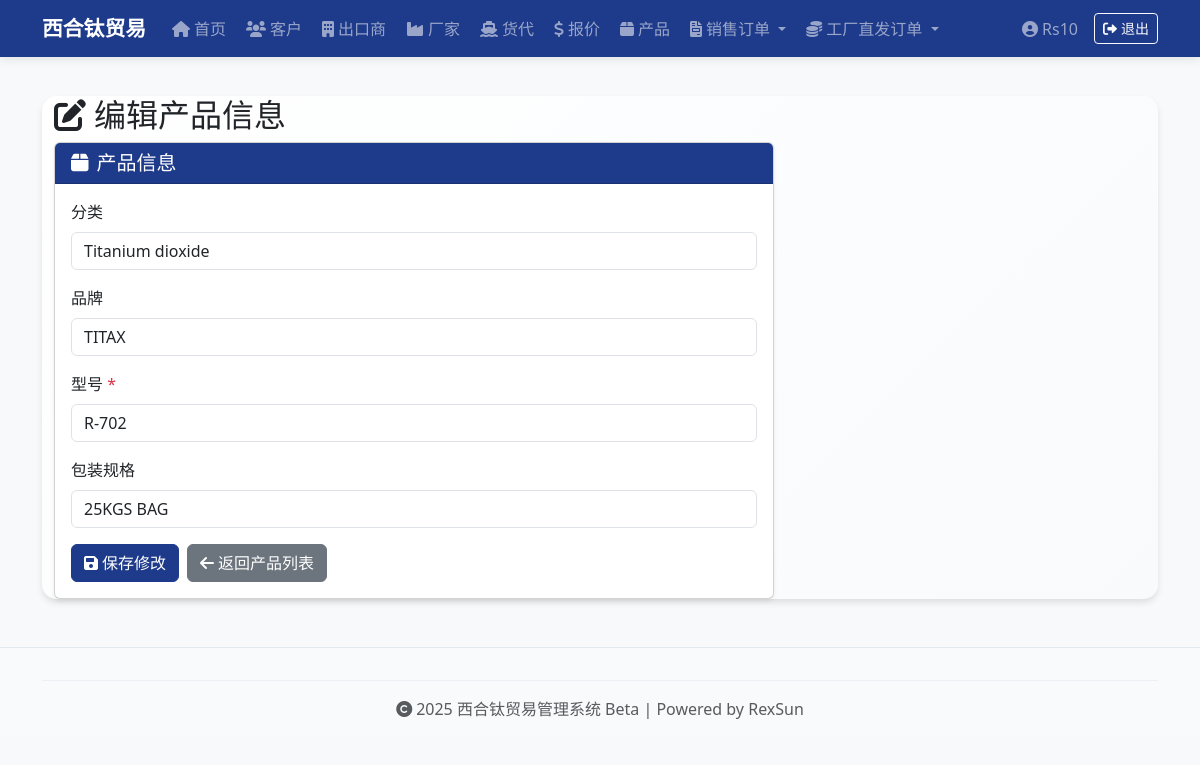
The page /edit-product/1 (signed in) on the database its author committed.
### app.py (models this page shows, shortened)
class User(UserMixin, db.Model):
    id = db.Column(db.Integer, primary_key=True)
    username = db.Column(db.String(50), unique=True, nullable=False)
    password_hash = db.Column(db.String(128), nullable=False)
    role = db.Column(db.String(20), default='admin')

class Product(db.Model):
    id = db.Column(db.Integer, primary_key=True)
    code = db.Column(db.String(10), unique=True)
    category = db.Column(db.String(100), nullable=False, default="Titanium dioxide")
    brand = db.Column(db.String(100))  # 可空，如 "TITAX" 或空
    model = db.Column(db.String(100), nullable=False)  # 型号，如 R-504
    packaging = db.Column(db.String(100))  # 包装规格，如 25KG/包

### app.py (the view, shortened to what this page needs)
@app.route('/edit-product/<int:product_id>', methods=['GET', 'POST'])
@login_required
def edit_product(product_id):
    product = Product.query.get_or_404(product_id)
    return render_template('edit_product.html', product=product)

### app.py (called while the page is built)
@login_manager.user_loader
def load_user(user_id):
    return User.query.get(int(user_id))

@app.before_request
def create_admin_users():
    if not hasattr(app, '_admin_created'):
        db.create_all()
        users = [
            ('Rs10', 'Rs10!)xht'),
            ('Bw18', 'Bw18!*xht'),
            ('Dd16', 'Dd16!^xht'),
        ]
        for username, pwd in users:
            if not User.query.filter_by(username=username).first():
                user = User(username=username)
                user.set_password(pwd)
                db.session.add(user)
        db.session.commit()
        app._admin_created = True

### templates/edit_product.html (shortened to what this page needs)
{% extends 'base.html' %}
{% block content %}
<div class="container mt-4">
  <div class="row">
    <div class="col-md-8">
      <h2><i class="fas fa-edit me-2"></i>编辑产品信息</h2>
    </div>
  </div>
  <div class="row">
    <div class="col-md-8">
      <div class="card shadow-sm">
        <div class="card-header bg-navy text-white">
          <h5 class="mb-0"><i class="fas fa-box me-2"></i>产品信息</h5>
        </div>
        <div class="card-body">
          <form method="post">
            <div class="mb-3">
              <label for="category" class="form-label">分类</label>
              <input type="text" class="form-control" id="category" name="category" value="{{ product.category or 'Titanium dioxide' }}">
            </div>
            <div class="mb-3">
              <label for="brand" class="form-label">品牌</label>
              <input type="text" class="form-control" id="brand" name="brand" value="{{ product.brand or '' }}">
            </div>
            <div class="mb-3">
              <label for="model" class="form-label">型号 <span class="text-danger">*</span></label>
              <input type="text" class="form-control" id="model" name="model" value="{{ product.model }}" required>
            </div>
            <div class="mb-3">
              <label for="packaging" class="form-label">包装规格</label>
              <input type="text" class="form-control" id="packaging" name="packaging" value="{{ product.packaging or '' }}">
            </div>
            <div class="d-flex gap-2">
              <button type="submit" class="btn btn-navy">
                <i class="fas fa-save me-1"></i>保存修改
              </button>
              <a href="{{ url_for('products') }}" class="btn btn-secondary">
                <i class="fas fa-arrow-left me-1"></i>返回产品列表
              </a>
            </div>
          </form>
        </div>
      </div>
    </div>
  </div>
</div>
{% endblock %}

### templates/base.html (shortened to what this page needs)
<!DOCTYPE html>
<html lang="zh-CN">
<head>
  <link href="https://cdn.jsdelivr.net/npm/bootstrap@5.3.0/dist/css/bootstrap.min.css" rel="stylesheet">
  <link href="https://cdnjs.cloudflare.com/ajax/libs/font-awesome/6.0.0/css/all.min.css" rel="stylesheet">
  <link href="{{ url_for('static', filename='style.css') }}" rel="stylesheet">
</head>
<body>
  {% if not (request.endpoint == 'login' or request.endpoint == 'static') %}
  <nav class="navbar navbar-expand-lg navbar-dark bg-navy fixed-top">
    <div class="container">
      <a class="navbar-brand fw-bold" href="/">
        西合钛贸易
      </a>
      <div class="collapse navbar-collapse" id="navbarNav">
        <ul class="navbar-nav me-auto mb-2 mb-lg-0">
          <li class="nav-item">
            <a class="nav-link" href="/">
              <i class="fas fa-home me-1"></i>首页
            </a>
          </li>
          <li class="nav-item">
            <a class="nav-link" href="/customers">
              <i class="fas fa-users me-1"></i>客户
            </a>
          </li>
          <li class="nav-item">
            <a class="nav-link" href="/exporters">
              <i class="fas fa-building me-1"></i>出口商
            </a>
          </li>
          <li class="nav-item">
            <a class="nav-link" href="/factories">
              <i class="fas fa-industry me-1"></i>厂家
            </a>
          </li>
          <li class="nav-item">
            <a class="nav-link" href="/freight-forwarders">
              <i class="fas fa-ship me-1"></i>货代
            </a>
          </li>
          <li class="nav-item">
            <a class="nav-link" href="/freight-quotes">
              <i class="fas fa-dollar-sign me-1"></i>报价
            </a>
          </li>
          <li class="nav-item">
            <a class="nav-link" href="/products">
              <i class="fas fa-box me-1"></i>产品
            </a>
          </li>
          <li class="nav-item dropdown">
            <a class="nav-link dropdown-toggle" href="#" id="salesOrderDropdown" role="button" data-bs-toggle="dropdown" aria-expanded="false">
              <i class="fas fa-file-invoice me-1"></i>销售订单
            </a>
          </li>
          <li class="nav-item dropdown">
            <a class="nav-link dropdown-toggle" href="#" id="commissionOrderDropdown" role="button" data-bs-toggle="dropdown" aria-expanded="false">
              <i class="fas fa-coins me-1"></i>工厂直发订单
            </a>
          </li>
        </ul>
        {% if current_user.is_authenticated %}
        <ul class="navbar-nav ms-auto">
          <li class="nav-item d-flex align-items-center">
            <span class="navbar-text me-3">
              <i class="fas fa-user-circle me-1"></i>{{ current_user.username }}
            </span>
          </li>
          <li class="nav-item d-flex align-items-center">
            <a class="btn btn-outline-light btn-sm" href="{{ url_for('logout') }}">
              <i class="fas fa-sign-out-alt me-1"></i>退出
            </a>
          </li>
        </ul>
        {% endif %}
      </div>
    </div>
  </nav>
  {% endif %}
  <div class="container mt-5 pt-4">
    <div class="content-card">
      {% block content %}
      {% endblock %}
    </div>
  </div>
  <footer class="footer text-center text-muted py-3 mt-5">
    <div class="container">
      <hr class="my-3">
      <p class="mb-0">
        <i class="fas fa-copyright me-1"></i>2025 西合钛贸易管理系统 Beta | Powered by RexSun
      </p>
    </div>
  </footer>
</body>
</html>

### static/style.css (style rules this page uses)
body { font-family: 'Segoe UI', Arial, sans-serif; background-color: #f8f9fa; }
.navbar { box-shadow: 0 2px 10px rgba(0,0,0,0.1); }
.content-card { margin-top: 20px; border-radius: 8px; box-shadow: 0 4px 12px rgba(0,0,0,0.05); }
.footer { margin-top: 50px; padding: 20px; background-color: #f8f9fa; border-top: 1px solid #e9ecef; }
.form-label { font-weight: 500; }
.text-danger { color: #dc3545 !important; }

### templates/base.html (style rules this page uses)
:root { --navy-blue: #1e3a8a; --light-navy: #3b82f6; --accent-color: #f59e0b; --light-gray: #f8fafc; --medium-gray: #e2e8f0; --dark-gray: #64748b; }
.bg-navy { background-color: var(--navy-blue) !important; }
.btn-navy { background-color: var(--navy-blue); border-color: var(--navy-blue); color: white; }
.navbar-brand { font-size: 1.3rem; transition: all 0.3s ease; }
.nav-link { transition: all 0.2s ease; border-radius: 6px; margin: 0 2px; }
.content-card { background: linear-gradient(135deg, #ffffff 0%, var(--light-gray) 100%); border-radius: 15px; box-shadow: 0 4px 6px rgba(0, 0, 0, 0.1); border: none; margin-bottom: 2rem; }
.footer { background-color: var(--light-gray); border-top: 1px solid var(--medium-gray); }
.footer hr { border-color: var(--medium-gray); opacity: 0.5; }
.content-card { animation: fadeIn 0.6s ease-out; }

### rows shown on the page
User: username "Rs10"
Product: category "Titanium dioxide", brand "TITAX", model "R-702", packaging "25KGS BAG"
